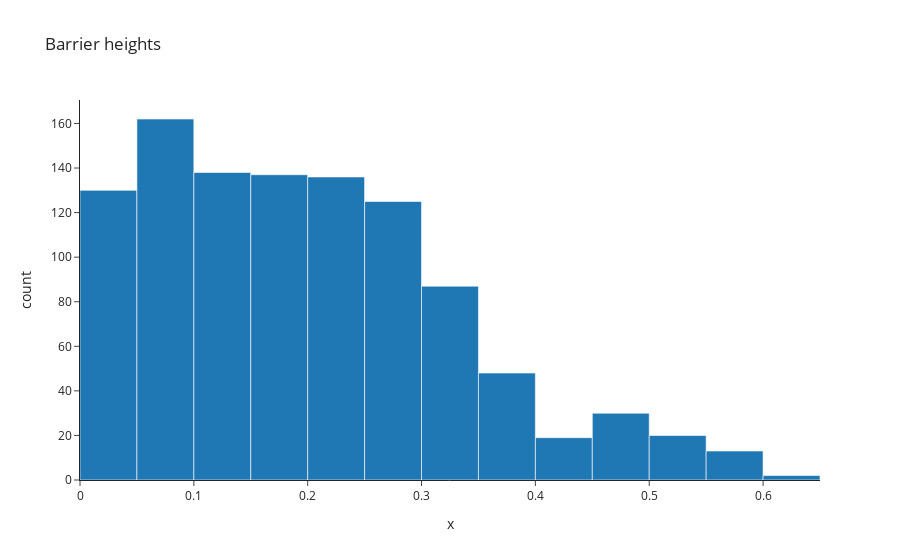

Notebook code cell kept with this figure:
### Code cell
fig = px.histogram(x=barriers, nbins=20, title="Barrier heights", template="simple_white")
fig.show()

### Figure 1 — Plotly figure (JSON) as saved in the notebook; plotly's stock layout.template omitted (floating-point values rounded to 4 significant figures; data arrays with more than 128 entries replaced by an {"elided": "..."} marker saying what was removed)
{"data": [{"alignmentgroup": "True", "bingroup": "x", "hovertemplate": "x=%{x}<br>count=%{y}<extra></extra>", "legendgroup": "", "marker": {"color": "#1F77B4", "pattern": {"shape": ""}}, "name": "", "nbinsx": 20, "offsetgroup": "", "orientation": "v", "showlegend": false, "type": "histogram", "x": {"elided": "1047 float values"}, "xaxis": "x", "yaxis": "y"}], "layout": {"barmode": "relative", "legend": {"tracegroupgap": 0}, "title": {"text": "Barrier heights"}, "xaxis": {"anchor": "y", "domain": [0, 1], "title": {"text": "x"}}, "yaxis": {"anchor": "x", "domain": [0, 1], "title": {"text": "count"}}}}
